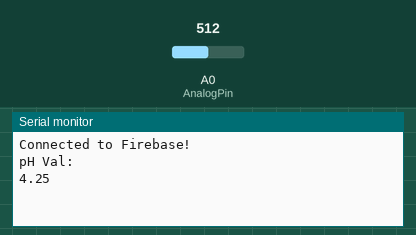
Recording of a sketch running on a simulated ESP8266 (NodeMCU). Shown: the last lines printed to the serial monitor. The inputs (shaded band) are chosen by the test bench; at power-on: A0 (AnalogPin) = 512. WiFi joins after 1.5 s; servers stay silent unless stated.

Above: at 2.7 s.
2.8 s: A0 (AnalogPin) set to 716
At 3.7 s:
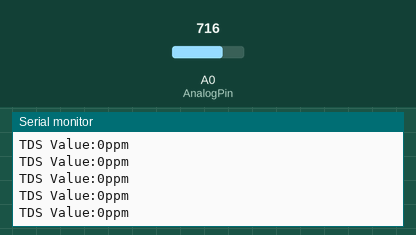
4.7 s: A0 (AnalogPin) set to 900
At 6.7 s:
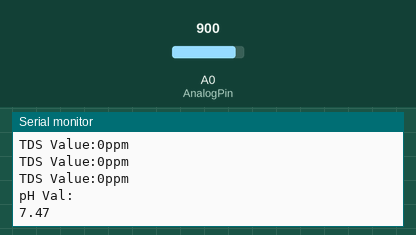
Timing chart, 0 to 8.2 s (numbered marks = the images above; inputs shaded):
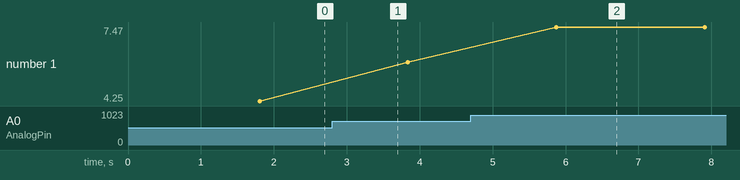

The sketch:

Main.ino
```cpp
#include <Arduino.h>
#include <FirebaseESP8266.h>
#include <ESP8266WiFi.h>
#include <WiFiManager.h>


#define API_KEY "AIzaSyCGDSiPxgnVl8zBjkA_UsgWZNUkuS-Ym_I"                                       // Define the API Key
#define DATABASE_URL "https://water-quality-measuring-6f7aa-default-rtdb.firebaseio.com/"  // Database URL

/* Define the user email and password */
#define USER_EMAIL "testdlp@gmail.com"
#define USER_PASSWORD "DLP123"
#define deviceId "HYD00001"

#define vRef 3.3              // analog reference voltage(Volt) of the ADC
#define sCount  30            // sum of sample point

// int TdsSensorPin=14;
int analogBuffer[sCount];     // store the analog value in the array, read from ADC
int analogBufferTemp[sCount];
int analogBufferIndex = 0;
int copyIndex = 0;

float averageVoltage = 0;
float tdsValue = 0;
float temperature = 23;       // current temperature for compensation

// Firebase objects
FirebaseAuth auth;
FirebaseConfig config;
FirebaseData fbdo;

float PHReading=7.0;
float tdsReading=0;


const uint8_t AnalogPin=A0;


void setup() {
  Serial.begin(9600);
  //********Connction create**********************************

  WiFiManager wifimanager;
  if (!wifimanager.autoConnect("WaterQualityDeviceConfig")) {
    Serial.println("Failed to connect and hit timeout");
    delay(3000);
    ESP.reset();
    delay(5000);
  }

  config.api_key = API_KEY;
  config.database_url = DATABASE_URL;
  auth.user.email = USER_EMAIL;
  auth.user.password = USER_PASSWORD;

  Firebase.begin(&config, &auth);
  Firebase.reconnectWiFi(true);

  Firebase.setDoubleDigits(5);

  Serial.println("Connected to Firebase!");
  //*********************************************************//


}
void loop() {

  PHReading=PHsensorReading();
  tdsReading=TDSSensorReading();

  UpdateDB();

}


//--------PH sensor----------------

// float calibration_value = 21.34 - 0.7;

float AVGval;
int BufferArray[10], Temp;

float PHVal=7;

float PHsensorReading() {

  for (int i = 0; i < 10; i++) {
    BufferArray[i] = analogRead(A0);
    delay(30);
  }

  //sort the value array using bubble sort
  for (int i = 0; i < 9; i++) {
    for (int j = i + 1; j < 10; j++) {
      if (BufferArray[i] > BufferArray[j]) {
        Temp = BufferArray[i];
        BufferArray[i] = BufferArray[j];
        BufferArray[j] = Temp;
      }
    }
  }
  AVGval = 0;
  for (int i = 2; i < 8; i++)
    AVGval += BufferArray[i];
  float Volt = AVGval * 5 / 1024 / 6;
  PHVal = 1.7 * Volt; //2.8 for arduino && 1.7 for esp8266

  Serial.println("pH Val: ");
  Serial.print(PHVal);
  delay(1000);

  return PHVal;
}

void UpdateDB(){

  Firebase.setFloat(fbdo,"/RealTimeDB/Tanks/"+String(deviceId)+"/PH",PHReading);
  Firebase.setFloat(fbdo,"/RealTimeDB/Tanks/"+String(deviceId)+"/Conductivity",PHReading);


}


int getMedianNum(int bArray[], int iFilterLen){
  int bTab[iFilterLen];
  for (byte i = 0; i<iFilterLen; i++)
  bTab[i] = bArray[i];
  int i, j, bTemp;
  for (j = 0; j < iFilterLen - 1; j++) {
    for (i = 0; i < iFilterLen - j - 1; i++) {
      if (bTab[i] > bTab[i + 1]) {
        bTemp = bTab[i];
        bTab[i] = bTab[i + 1];
        bTab[i + 1] = bTemp;
      }
    }
  }
  if ((iFilterLen & 1) > 0){
    bTemp = bTab[(iFilterLen - 1) / 2];
  }
  else {
    bTemp = (bTab[iFilterLen / 2] + bTab[iFilterLen / 2 - 1]) / 2;
  }
  return bTemp;
}

float TDSSensorReading(){

    analogBuffer[analogBufferIndex] = analogRead(AnalogPin);    //read the analog value and store into the buffer
    analogBufferIndex++;
    if(analogBufferIndex == sCount){
      analogBufferIndex = 0;
    }

    for(copyIndex=0; copyIndex<sCount; copyIndex++){
      analogBufferTemp[copyIndex] = analogBuffer[copyIndex];

      // read the analog value more stable by the median filtering algorithm, and convert to voltage value
      averageVoltage = getMedianNum(analogBufferTemp,sCount) * (float)vRef / 1024.0;

      //temperature compensation formula: fFinalResult(25^C) = fFinalResult(current)/(1.0+0.02*(fTP-25.0));
      float compensationCoefficient = 1.0+0.02*(temperature-25.0);
      //temperature compensation
      float compensationVoltage=averageVoltage/compensationCoefficient;

      //convert voltage value to tds value
      tdsValue=(133.42*compensationVoltage*compensationVoltage*compensationVoltage - 255.86*compensationVoltage*compensationVoltage + 857.39*compensationVoltage)*0.5;

      Serial.print("TDS Value:");
      Serial.print(tdsValue,0);
      Serial.println("ppm");


    }
    return tdsValue;
}
```

Measured:
- after the input at 4.7 s, the serial monitor: prints a new line after 1.2 s (image 2)
- plotted number 1: 4.25 → 5.94 after the input at 2.8 s, 5.94 → 7.47 after the input at 4.7 s
